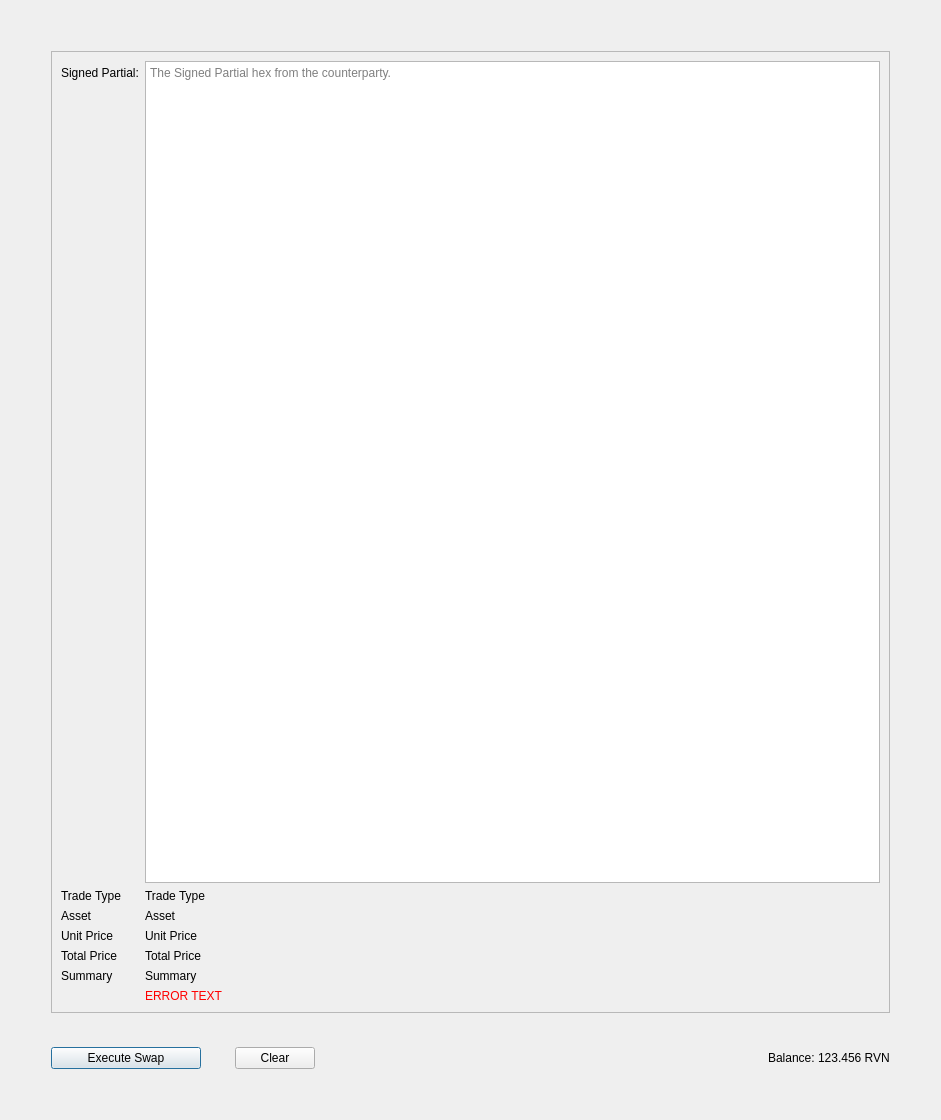
<?xml version="1.0" encoding="UTF-8"?>
<ui version="4.0">
 <class>AtomicSwapsDialog</class>
 <widget class="QDialog" name="AtomicSwapsDialog">
  <property name="windowModality">
   <enum>Qt::NonModal</enum>
  </property>
  <property name="geometry">
   <rect>
    <x>0</x>
    <y>0</y>
    <width>941</width>
    <height>1120</height>
   </rect>
  </property>
  <property name="sizePolicy">
   <sizepolicy hsizetype="Preferred" vsizetype="Preferred">
    <horstretch>0</horstretch>
    <verstretch>0</verstretch>
   </sizepolicy>
  </property>
  <property name="windowTitle">
   <string notr="true">Asset Creation Form</string>
  </property>
  <property name="sizeGripEnabled">
   <bool>false</bool>
  </property>
  <property name="modal">
   <bool>false</bool>
  </property>
  <layout class="QVBoxLayout" name="verticalLayout">
   <item>
    <layout class="QVBoxLayout" name="verticalLayout_5">
     <property name="spacing">
      <number>34</number>
     </property>
     <property name="leftMargin">
      <number>40</number>
     </property>
     <property name="topMargin">
      <number>40</number>
     </property>
     <property name="rightMargin">
      <number>40</number>
     </property>
     <property name="bottomMargin">
      <number>40</number>
     </property>
     <item>
      <widget class="QFrame" name="frameSignedPartial">
       <property name="frameShape">
        <enum>QFrame::StyledPanel</enum>
       </property>
       <property name="frameShadow">
        <enum>QFrame::Raised</enum>
       </property>
       <layout class="QVBoxLayout" name="verticalLayout_4">
        <item>
         <layout class="QFormLayout" name="formLayout_2">
          <item row="0" column="0">
           <widget class="QLabel" name="signedPartialLabel">
            <property name="text">
             <string>Signed Partial:</string>
            </property>
           </widget>
          </item>
          <item row="0" column="1">
           <widget class="QTextEdit" name="signedPartialText">
            <property name="minimumSize">
             <size>
              <width>0</width>
              <height>250</height>
             </size>
            </property>
            <property name="toolTip">
             <string>A-Z 0-9 and . or _ as the second character</string>
            </property>
            <property name="placeholderText">
             <string>The Signed Partial hex from the counterparty.</string>
            </property>
           </widget>
          </item>
          <item row="1" column="0">
           <widget class="QLabel" name="label_7">
            <property name="text">
             <string>Trade Type</string>
            </property>
           </widget>
          </item>
          <item row="1" column="1">
           <widget class="QLabel" name="tradeTypeLabel">
            <property name="text">
             <string>Trade Type</string>
            </property>
           </widget>
          </item>
          <item row="2" column="0">
           <widget class="QLabel" name="label_6">
            <property name="text">
             <string>Asset</string>
            </property>
           </widget>
          </item>
          <item row="2" column="1">
           <widget class="QLabel" name="assetNameLabel">
            <property name="text">
             <string>Asset</string>
            </property>
           </widget>
          </item>
          <item row="3" column="0">
           <widget class="QLabel" name="label_5">
            <property name="text">
             <string>Unit Price</string>
            </property>
           </widget>
          </item>
          <item row="3" column="1">
           <widget class="QLabel" name="unitPriceLabel">
            <property name="text">
             <string>Unit Price</string>
            </property>
           </widget>
          </item>
          <item row="4" column="0">
           <widget class="QLabel" name="label_4">
            <property name="text">
             <string>Total Price</string>
            </property>
           </widget>
          </item>
          <item row="4" column="1">
           <widget class="QLabel" name="totalPriceLabel">
            <property name="text">
             <string>Total Price</string>
            </property>
           </widget>
          </item>
          <item row="5" column="0">
           <widget class="QLabel" name="label_3">
            <property name="text">
             <string>Summary</string>
            </property>
           </widget>
          </item>
          <item row="5" column="1">
           <widget class="QLabel" name="summaryLabel">
            <property name="text">
             <string>Summary</string>
            </property>
           </widget>
          </item>
          <item row="6" column="1">
           <widget class="QLabel" name="messageLabel">
            <property name="styleSheet">
             <string notr="true">color: red</string>
            </property>
            <property name="text">
             <string>ERROR TEXT</string>
            </property>
           </widget>
          </item>
         </layout>
        </item>
       </layout>
      </widget>
     </item>
     <item>
      <layout class="QHBoxLayout" name="horizontalLayout_8">
       <item>
        <widget class="QPushButton" name="createAssetButton">
         <property name="minimumSize">
          <size>
           <width>150</width>
           <height>0</height>
          </size>
         </property>
         <property name="text">
          <string>Execute Swap</string>
         </property>
        </widget>
       </item>
       <item>
        <widget class="QPushButton" name="clearButton">
         <property name="text">
          <string>Clear</string>
         </property>
        </widget>
       </item>
       <item>
        <spacer name="horizontalSpacer_3">
         <property name="orientation">
          <enum>Qt::Horizontal</enum>
         </property>
         <property name="sizeHint" stdset="0">
          <size>
           <width>40</width>
           <height>20</height>
          </size>
         </property>
        </spacer>
       </item>
       <item>
        <layout class="QHBoxLayout" name="horizontalLayout_7">
         <property name="spacing">
          <number>3</number>
         </property>
         <item>
          <widget class="QLabel" name="label">
           <property name="layoutDirection">
            <enum>Qt::RightToLeft</enum>
           </property>
           <property name="text">
            <string>Balance:</string>
           </property>
          </widget>
         </item>
         <item>
          <widget class="QLabel" name="labelBalance">
           <property name="layoutDirection">
            <enum>Qt::RightToLeft</enum>
           </property>
           <property name="text">
            <string>123.456 RVN</string>
           </property>
          </widget>
         </item>
        </layout>
       </item>
      </layout>
     </item>
    </layout>
   </item>
  </layout>
 </widget>
 <resources/>
 <connections/>
</ui>
